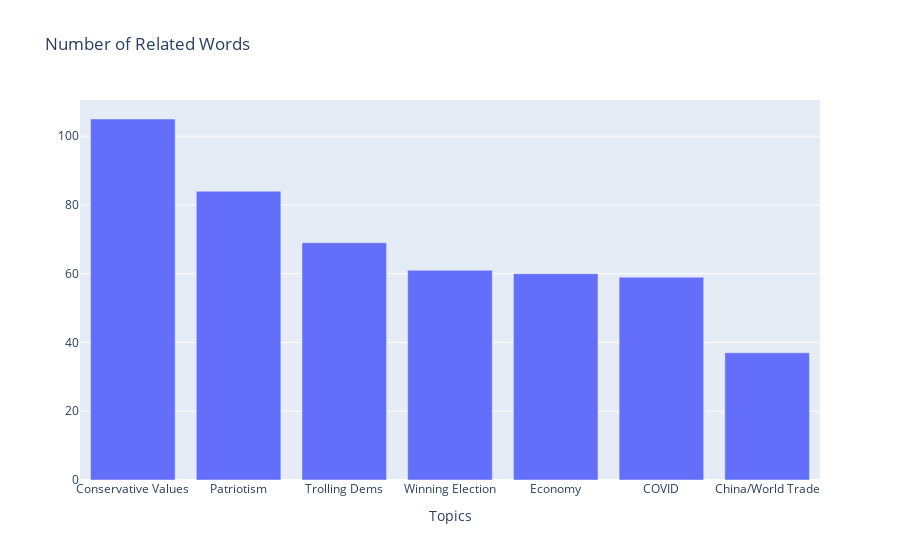

The cell this chart's notebook holds for it:
### Code cell
fig_ne = px.bar(data_frame=df_topic_ne, x='Topics', y='Number of Related Words', title='Number of Related Words', labels={'Number of Related Words':''})
fig_ne.show();

### Figure 1 — Plotly figure (JSON) as saved in the notebook; plotly's stock layout.template omitted (floating-point values rounded to 4 significant figures)
{"data": [{"alignmentgroup": "True", "hovertemplate": "Topics=%{x}<br>=%{y}<extra></extra>", "legendgroup": "", "marker": {"color": "#636efa"}, "name": "", "offsetgroup": "", "orientation": "v", "showlegend": false, "textposition": "auto", "type": "bar", "x": ["Conservative Values", "Patriotism", "Trolling Dems", "Winning Election", "Economy", "COVID", "China/World Trade"], "xaxis": "x", "y": [105, 84, 69, 61, 60, 59, 37], "yaxis": "y"}], "layout": {"barmode": "relative", "legend": {"tracegroupgap": 0}, "title": {"text": "Number of Related Words"}, "xaxis": {"anchor": "y", "domain": [0, 1], "title": {"text": "Topics"}}, "yaxis": {"anchor": "x", "domain": [0, 1], "title": {"text": ""}}}}
